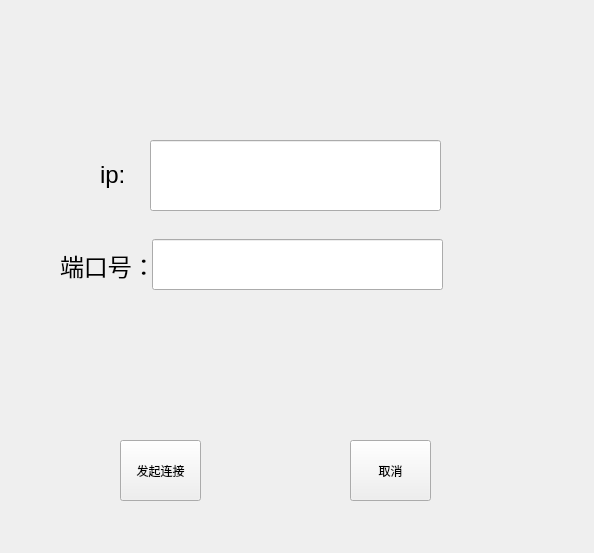
<?xml version="1.0" encoding="UTF-8"?>
<ui version="4.0">
 <class>Widget</class>
 <widget class="QWidget" name="Widget">
  <property name="geometry">
   <rect>
    <x>0</x>
    <y>0</y>
    <width>594</width>
    <height>553</height>
   </rect>
  </property>
  <property name="windowTitle">
   <string>Widget</string>
  </property>
  <widget class="QLineEdit" name="ipLineEdit">
   <property name="geometry">
    <rect>
     <x>150</x>
     <y>140</y>
     <width>291</width>
     <height>71</height>
    </rect>
   </property>
  </widget>
  <widget class="QLabel" name="label">
   <property name="geometry">
    <rect>
     <x>100</x>
     <y>150</y>
     <width>71</width>
     <height>51</height>
    </rect>
   </property>
   <property name="text">
    <string>&lt;html&gt;&lt;head/&gt;&lt;body&gt;&lt;p&gt;&lt;span style=&quot; font-size:18pt;&quot;&gt;ip:&lt;/span&gt;&lt;/p&gt;&lt;/body&gt;&lt;/html&gt;</string>
   </property>
  </widget>
  <widget class="QLabel" name="label_2">
   <property name="geometry">
    <rect>
     <x>60</x>
     <y>240</y>
     <width>91</width>
     <height>51</height>
    </rect>
   </property>
   <property name="text">
    <string>&lt;html&gt;&lt;head/&gt;&lt;body&gt;&lt;p&gt;&lt;span style=&quot; font-size:18pt;&quot;&gt;端口号：&lt;/span&gt;&lt;/p&gt;&lt;/body&gt;&lt;/html&gt;</string>
   </property>
  </widget>
  <widget class="QLineEdit" name="portLineEdit">
   <property name="geometry">
    <rect>
     <x>152</x>
     <y>239</y>
     <width>291</width>
     <height>51</height>
    </rect>
   </property>
  </widget>
  <widget class="QPushButton" name="connectButton">
   <property name="geometry">
    <rect>
     <x>120</x>
     <y>440</y>
     <width>81</width>
     <height>61</height>
    </rect>
   </property>
   <property name="text">
    <string>发起连接</string>
   </property>
  </widget>
  <widget class="QPushButton" name="cancelButton">
   <property name="geometry">
    <rect>
     <x>350</x>
     <y>440</y>
     <width>81</width>
     <height>61</height>
    </rect>
   </property>
   <property name="text">
    <string>取消</string>
   </property>
  </widget>
 </widget>
 <resources/>
 <connections/>
</ui>
